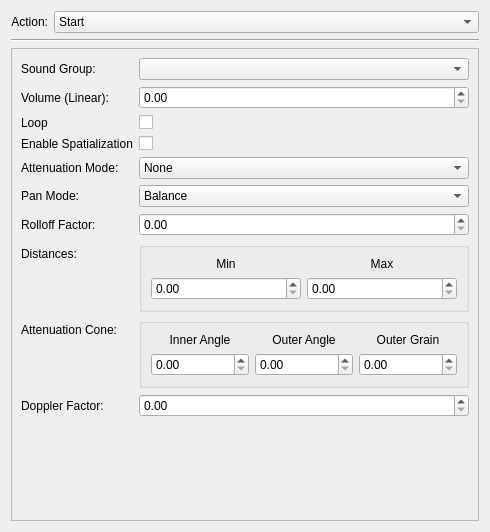
<?xml version="1.0" encoding="UTF-8"?>
<ui version="4.0">
 <class>AudioFileToTriggerParamsWidget</class>
 <widget class="QWidget" name="AudioFileToTriggerParamsWidget">
  <property name="geometry">
   <rect>
    <x>0</x>
    <y>0</y>
    <width>490</width>
    <height>532</height>
   </rect>
  </property>
  <property name="windowTitle">
   <string>Form</string>
  </property>
  <layout class="QVBoxLayout" name="verticalLayout_6">
   <item>
    <layout class="QHBoxLayout" name="horizontalLayout">
     <item>
      <widget class="QLabel" name="label">
       <property name="text">
        <string>Action:</string>
       </property>
       <property name="alignment">
        <set>Qt::AlignmentFlag::AlignRight|Qt::AlignmentFlag::AlignTrailing|Qt::AlignmentFlag::AlignVCenter</set>
       </property>
      </widget>
     </item>
     <item>
      <widget class="QComboBox" name="cb_SoundAction">
       <property name="sizePolicy">
        <sizepolicy hsizetype="MinimumExpanding" vsizetype="Fixed">
         <horstretch>0</horstretch>
         <verstretch>0</verstretch>
        </sizepolicy>
       </property>
       <item>
        <property name="text">
         <string>Start</string>
        </property>
       </item>
       <item>
        <property name="text">
         <string>Stop</string>
        </property>
       </item>
       <item>
        <property name="text">
         <string>Pause</string>
        </property>
       </item>
       <item>
        <property name="text">
         <string>Resume</string>
        </property>
       </item>
      </widget>
     </item>
    </layout>
   </item>
   <item>
    <widget class="Line" name="line">
     <property name="orientation">
      <enum>Qt::Orientation::Horizontal</enum>
     </property>
    </widget>
   </item>
   <item>
    <widget class="QFrame" name="parentFrame">
     <property name="frameShape">
      <enum>QFrame::Shape::StyledPanel</enum>
     </property>
     <property name="frameShadow">
      <enum>QFrame::Shadow::Raised</enum>
     </property>
     <layout class="QFormLayout" name="formLayout">
      <item row="0" column="0">
       <widget class="QLabel" name="label_2">
        <property name="text">
         <string>Sound Group:</string>
        </property>
       </widget>
      </item>
      <item row="0" column="1">
       <widget class="QComboBox" name="cb_soundGroup"/>
      </item>
      <item row="1" column="0">
       <widget class="QLabel" name="label_3">
        <property name="text">
         <string>Volume (Linear):</string>
        </property>
       </widget>
      </item>
      <item row="1" column="1">
       <widget class="QDoubleSpinBox" name="dsb_Volume">
        <property name="maximum">
         <double>10.000000000000000</double>
        </property>
        <property name="singleStep">
         <double>0.100000000000000</double>
        </property>
       </widget>
      </item>
      <item row="2" column="0">
       <widget class="QLabel" name="label_15">
        <property name="text">
         <string>Loop</string>
        </property>
       </widget>
      </item>
      <item row="2" column="1">
       <widget class="QCheckBox" name="chkBox_loop">
        <property name="text">
         <string/>
        </property>
       </widget>
      </item>
      <item row="3" column="0">
       <widget class="QLabel" name="label_16">
        <property name="text">
         <string>Enable Spatialization</string>
        </property>
       </widget>
      </item>
      <item row="3" column="1">
       <widget class="QCheckBox" name="chkBox_spatialization">
        <property name="text">
         <string/>
        </property>
       </widget>
      </item>
      <item row="4" column="0">
       <widget class="QLabel" name="label_4">
        <property name="text">
         <string>Attenuation Mode:</string>
        </property>
       </widget>
      </item>
      <item row="4" column="1">
       <widget class="QComboBox" name="cb_attenuationMode">
        <item>
         <property name="text">
          <string>None</string>
         </property>
        </item>
        <item>
         <property name="text">
          <string>Inverse</string>
         </property>
        </item>
        <item>
         <property name="text">
          <string>Linear</string>
         </property>
        </item>
        <item>
         <property name="text">
          <string>Exponential</string>
         </property>
        </item>
       </widget>
      </item>
      <item row="5" column="0">
       <widget class="QLabel" name="label_5">
        <property name="text">
         <string>Pan Mode:</string>
        </property>
       </widget>
      </item>
      <item row="5" column="1">
       <widget class="QComboBox" name="cb_panMode">
        <item>
         <property name="text">
          <string>Balance</string>
         </property>
        </item>
        <item>
         <property name="text">
          <string>Pan</string>
         </property>
        </item>
       </widget>
      </item>
      <item row="6" column="0">
       <widget class="QLabel" name="label_6">
        <property name="text">
         <string>Rolloff Factor:</string>
        </property>
       </widget>
      </item>
      <item row="6" column="1">
       <widget class="QDoubleSpinBox" name="dsb_rolloff"/>
      </item>
      <item row="7" column="0">
       <widget class="QLabel" name="label_7">
        <property name="text">
         <string>Distances:</string>
        </property>
       </widget>
      </item>
      <item row="7" column="1">
       <widget class="QGroupBox" name="groupBox">
        <property name="title">
         <string/>
        </property>
        <layout class="QHBoxLayout" name="horizontalLayout_2">
         <item>
          <layout class="QVBoxLayout" name="verticalLayout">
           <item>
            <widget class="QLabel" name="label_8">
             <property name="text">
              <string>Min</string>
             </property>
             <property name="alignment">
              <set>Qt::AlignmentFlag::AlignCenter</set>
             </property>
            </widget>
           </item>
           <item>
            <widget class="QDoubleSpinBox" name="dsb_minDistance"/>
           </item>
          </layout>
         </item>
         <item>
          <layout class="QVBoxLayout" name="verticalLayout_2">
           <item>
            <widget class="QLabel" name="label_9">
             <property name="text">
              <string>Max</string>
             </property>
             <property name="alignment">
              <set>Qt::AlignmentFlag::AlignCenter</set>
             </property>
            </widget>
           </item>
           <item>
            <widget class="QDoubleSpinBox" name="dsb_maxDistance"/>
           </item>
          </layout>
         </item>
        </layout>
       </widget>
      </item>
      <item row="8" column="0">
       <widget class="QLabel" name="label_10">
        <property name="text">
         <string>Attenuation Cone:</string>
        </property>
       </widget>
      </item>
      <item row="8" column="1">
       <widget class="QGroupBox" name="groupBox_2">
        <property name="title">
         <string/>
        </property>
        <layout class="QHBoxLayout" name="horizontalLayout_3">
         <item>
          <layout class="QVBoxLayout" name="verticalLayout_3">
           <item>
            <widget class="QLabel" name="label_11">
             <property name="text">
              <string>Inner Angle</string>
             </property>
             <property name="alignment">
              <set>Qt::AlignmentFlag::AlignCenter</set>
             </property>
            </widget>
           </item>
           <item>
            <widget class="QDoubleSpinBox" name="dsb_innerAngle"/>
           </item>
          </layout>
         </item>
         <item>
          <layout class="QVBoxLayout" name="verticalLayout_4">
           <item>
            <widget class="QLabel" name="label_12">
             <property name="text">
              <string>Outer Angle</string>
             </property>
             <property name="alignment">
              <set>Qt::AlignmentFlag::AlignCenter</set>
             </property>
            </widget>
           </item>
           <item>
            <widget class="QDoubleSpinBox" name="dsb_outerAngle"/>
           </item>
          </layout>
         </item>
         <item>
          <layout class="QVBoxLayout" name="verticalLayout_5">
           <item>
            <widget class="QLabel" name="label_13">
             <property name="text">
              <string>Outer Grain</string>
             </property>
             <property name="alignment">
              <set>Qt::AlignmentFlag::AlignCenter</set>
             </property>
            </widget>
           </item>
           <item>
            <widget class="QDoubleSpinBox" name="dsb_outerGrain"/>
           </item>
          </layout>
         </item>
        </layout>
       </widget>
      </item>
      <item row="9" column="0">
       <widget class="QLabel" name="label_14">
        <property name="text">
         <string>Doppler Factor:</string>
        </property>
       </widget>
      </item>
      <item row="9" column="1">
       <widget class="QDoubleSpinBox" name="dsb_dopplerFactor"/>
      </item>
     </layout>
    </widget>
   </item>
  </layout>
 </widget>
 <resources/>
 <connections/>
</ui>
